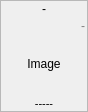
<?xml version="1.0" encoding="UTF-8"?>
<ui version="4.0">
 <class>ThumbImageFrame</class>
 <widget class="QFrame" name="ThumbImageFrame">
  <property name="geometry">
   <rect>
    <x>0</x>
    <y>0</y>
    <width>88</width>
    <height>112</height>
   </rect>
  </property>
  <property name="maximumSize">
   <size>
    <width>120</width>
    <height>119</height>
   </size>
  </property>
  <property name="windowTitle">
   <string>Image frame</string>
  </property>
  <property name="layoutDirection">
   <enum>Qt::LeftToRight</enum>
  </property>
  <property name="frameShape">
   <enum>QFrame::StyledPanel</enum>
  </property>
  <property name="frameShadow">
   <enum>QFrame::Raised</enum>
  </property>
  <property name="lineWidth">
   <number>1</number>
  </property>
  <property name="midLineWidth">
   <number>1</number>
  </property>
  <layout class="QVBoxLayout" name="verticalLayout">
   <property name="spacing">
    <number>1</number>
   </property>
   <property name="leftMargin">
    <number>2</number>
   </property>
   <property name="topMargin">
    <number>0</number>
   </property>
   <property name="rightMargin">
    <number>2</number>
   </property>
   <property name="bottomMargin">
    <number>0</number>
   </property>
   <item>
    <widget class="QLabel" name="nameLabel">
     <property name="sizePolicy">
      <sizepolicy hsizetype="Preferred" vsizetype="Minimum">
       <horstretch>0</horstretch>
       <verstretch>0</verstretch>
      </sizepolicy>
     </property>
     <property name="text">
      <string>-</string>
     </property>
     <property name="alignment">
      <set>Qt::AlignCenter</set>
     </property>
    </widget>
   </item>
   <item>
    <widget class="QLabel" name="extLabel">
     <property name="sizePolicy">
      <sizepolicy hsizetype="Preferred" vsizetype="Minimum">
       <horstretch>0</horstretch>
       <verstretch>0</verstretch>
      </sizepolicy>
     </property>
     <property name="styleSheet">
      <string notr="true">font: 9pt &quot;Courier 10 Pitch&quot;; 
color: #808080; </string>
     </property>
     <property name="text">
      <string>-</string>
     </property>
     <property name="alignment">
      <set>Qt::AlignRight|Qt::AlignTrailing|Qt::AlignVCenter</set>
     </property>
    </widget>
   </item>
   <item>
    <widget class="QImageDisplay" name="globalImageLabel">
     <property name="sizePolicy">
      <sizepolicy hsizetype="Fixed" vsizetype="Fixed">
       <horstretch>0</horstretch>
       <verstretch>0</verstretch>
      </sizepolicy>
     </property>
     <property name="minimumSize">
      <size>
       <width>80</width>
       <height>60</height>
      </size>
     </property>
     <property name="maximumSize">
      <size>
       <width>82</width>
       <height>62</height>
      </size>
     </property>
     <property name="mouseTracking">
      <bool>true</bool>
     </property>
     <property name="styleSheet">
      <string notr="true"/>
     </property>
     <property name="frameShape">
      <enum>QFrame::NoFrame</enum>
     </property>
     <property name="text">
      <string>Image</string>
     </property>
     <property name="alignment">
      <set>Qt::AlignCenter</set>
     </property>
    </widget>
   </item>
   <item>
    <widget class="QLabel" name="starsLabel">
     <property name="font">
      <font>
       <pointsize>8</pointsize>
      </font>
     </property>
     <property name="text">
      <string>-----</string>
     </property>
     <property name="alignment">
      <set>Qt::AlignCenter</set>
     </property>
    </widget>
   </item>
  </layout>
 </widget>
 <customwidgets>
  <customwidget>
   <class>QImageDisplay</class>
   <extends>QLabel</extends>
   <header location="global">qimagedisplay.h</header>
  </customwidget>
 </customwidgets>
 <resources/>
 <connections/>
</ui>
